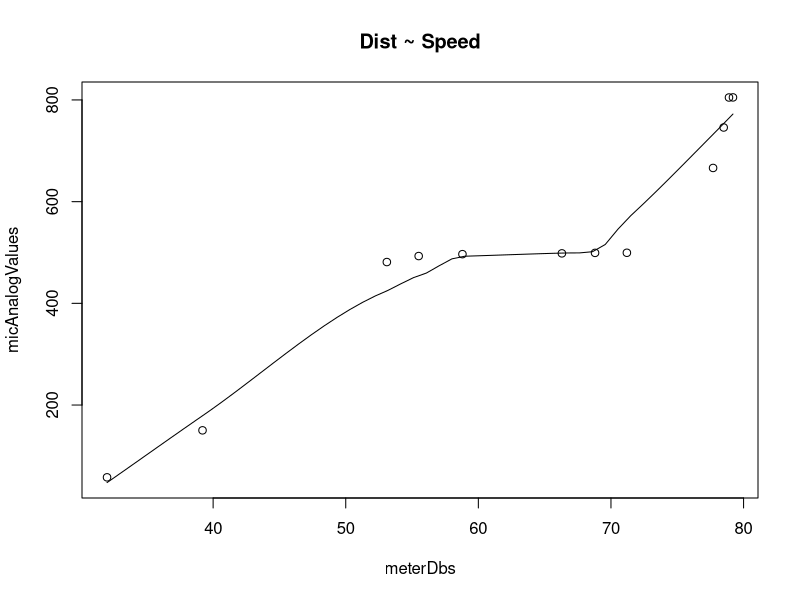
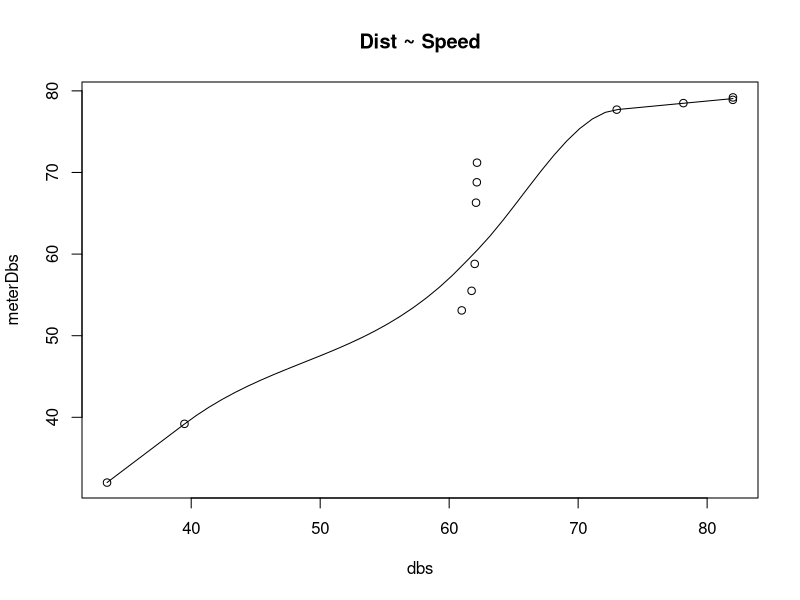

Reproduce these figures in R, in order. (Note: this script raises an error after producing the figures.)
rm(list=ls())

## La ganancia del módulo mic-max9814 se conecta a vcc para tener la mínina, con otras ganancias se saturaba a partir de 78dbs

## https://www.szynalski.com/tone-generator/
## 1 -> sonido ambiente
## 2 -> 1%
## 3 -> 5%
## 4 -> 7%
## 5 -> 10%
## 6 -> 13%
## 7 -> 18%
## 8 -> 25%
## 9 -> 35%
## 10 -> 50%
## 11 -> 60%
## 12 -> 70%
## 13 -> 80%
## 14 -> 90%

mean(c(805,805,805,805,805,805,805,805,805,805,805,805,805,805,805,805,805,805,805,805))
micAnalogValues <- c(57.83871,150.2549,481.2222,493,496.7333,498.2963,499.2414,499.4583,666.2667,745.8235,804.8276,805)
meterDbs <- c(32,39.2,53.1,55.5,58.8,66.3,68.8,71.2,77.7,78.5,78.9,79.2)

scatter.smooth(x=meterDbs, y=micAnalogValues, main="Dist ~ Speed")

cor(meterDbs, micAnalogValues)
lm(meterDbs ~ micAnalogValues)

dbs <- 29.71793 + 0.06495*micAnalogValues

scatter.smooth(x=dbs, y=meterDbs, main="Dist ~ Speed")

## Call:
##     lm(formula = meterDbs ~ micAnalogValues)

## Coefficients:
##     (Intercept)  micAnalogValues  
## 29.71793          0.06495  

d <- ## output de consola serial
plot(d, type =  'l')
